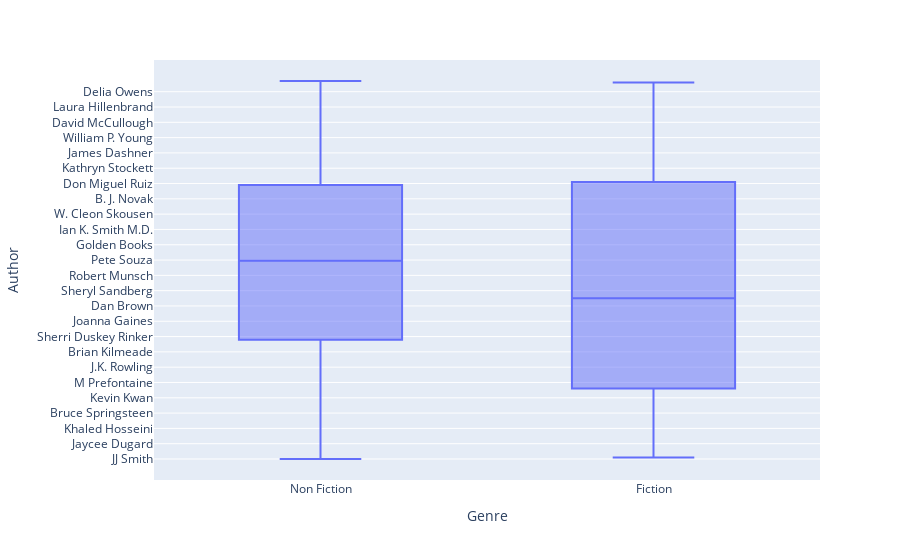

The cell this chart's notebook holds for it:
### Code cell
#Plotting a scatter graph to show the variations of price with respect to year
fig = px.box(amazon,y="Author",x="Genre")
fig.show()

### Figure 1 — Plotly figure (JSON) as saved in the notebook; plotly's stock layout.template omitted (floating-point values rounded to 4 significant figures; data arrays with more than 128 entries replaced by an {"elided": "..."} marker saying what was removed)
{"data": [{"alignmentgroup": "True", "hovertemplate": "Genre=%{x}<br>Author=%{y}<extra></extra>", "legendgroup": "", "marker": {"color": "#636efa"}, "name": "", "notched": false, "offsetgroup": "", "orientation": "v", "showlegend": false, "type": "box", "x": {"elided": "550 str values"}, "x0": " ", "xaxis": "x", "y": {"elided": "550 str values"}, "y0": " ", "yaxis": "y"}], "layout": {"boxmode": "group", "legend": {"tracegroupgap": 0}, "margin": {"t": 60}, "xaxis": {"anchor": "y", "domain": [0, 1], "title": {"text": "Genre"}}, "yaxis": {"anchor": "x", "domain": [0, 1], "title": {"text": "Author"}}}}
